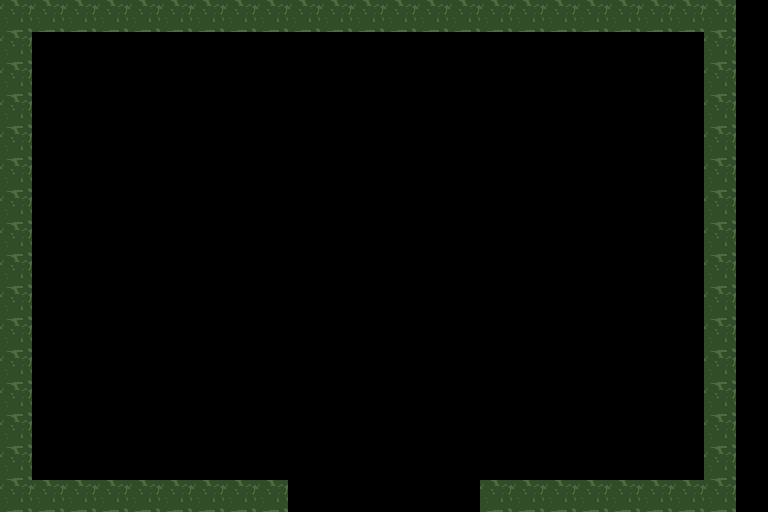

This game map was drawn from its Tiled (.tmx) file and the tilesets committed beside it. A one-line description and the trimmed map source follow:
An orthogonal 24x16 tile map with 32x32 px tiles, 1 tile layer (structure).

<map version="1.0" orientation="orthogonal" width="24" height="16" tilewidth="32" tileheight="32">
 <properties>
  <property name="down" value="" />
 </properties>
 <tileset firstgid="1" name="tilemap" tilewidth="32" tileheight="32">
  <image source="../tilemap.png" width="96" height="64" />
  <tile id="1">
   <properties>
    <property name="type" value="1" />
   </properties>
  </tile>
  <tile id="2">
   <properties>
    <property name="type" value="2" />
   </properties>
  </tile>
  <tile id="3">
   <properties>
    <property name="type" value="L" />
   </properties>
  </tile>
 </tileset>
 <layer name="structure" width="24" height="16">
  <data>[384 cells, 68 non-empty, 1 distinct tile ids]</data>
 </layer>
</map>
